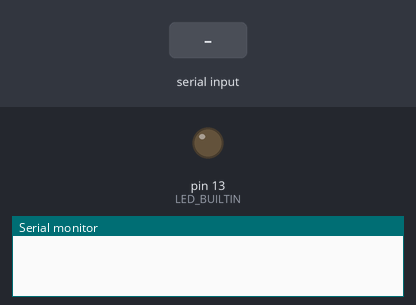
Bench run of a sketch on a simulated Arduino Uno, built with avr-gcc and run on an emulated ATmega328P. On the bench: output pins drawn as LEDs (lit = HIGH), the last lines printed to the serial monitor. The test bench sets the inputs (shaded band).

Above: at 1.2 s.
1.3 s: "1\n" received over Serial
At 1.8 s:
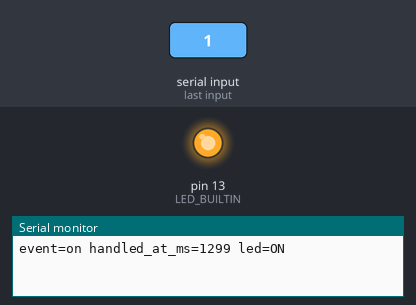
4.3 s: byte 48 ('0') received over Serial
At 5.3 s:
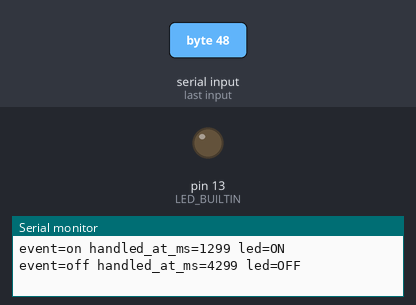
5.8 s: byte 98 ('b') received over Serial
At 5.9 s:
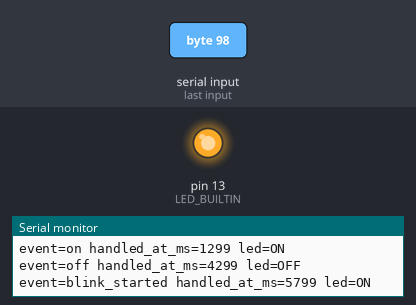
Timing chart, 0 to 8.8 s (numbered marks = the images above; inputs shaded):
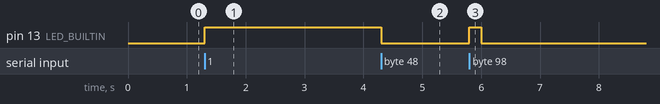

Measured:
- after the input at 1.3 s, pin 13 (LED_BUILTIN): LOW → HIGH at once
- after the input at 4.3 s, pin 13 (LED_BUILTIN): HIGH → LOW at once
- after the input at 5.8 s, pin 13 (LED_BUILTIN): LOW → HIGH at once, → LOW 0.20 s later

The sketch:

04_character_commands.ino
```cpp
// Lesson 02, Exercise 04: one byte is one command.
const unsigned long blinkOnMs = 200;
const unsigned long blinkOffMs = 800;
bool ledIsOn = false;

void setLed(bool on) {
  digitalWrite(LED_BUILTIN, on ? HIGH : LOW);
  ledIsOn = on;
}

void printReply(const char* event) {
  if (!Serial) {
    return;
  }
  const unsigned long handledAtMs = millis();
  Serial.print("event=");
  Serial.print(event);
  Serial.print(" handled_at_ms=");
  Serial.print(handledAtMs);
  Serial.print(" led=");
  Serial.println(ledIsOn ? "ON" : "OFF");
}

void printHelp() {
  if (Serial) {
    Serial.println("event=help commands=h:help,1:on,0:off,b:blink_once");
  }
}

void handleCommand(int command) {
  if (command == '\r' || command == '\n') {
    return;
  }

  if (command == 'h') {
    printHelp();
  } else if (command == '1') {
    setLed(true);
    printReply("on");
  } else if (command == '0') {
    setLed(false);
    printReply("off");
  } else if (command == 'b') {
    setLed(true);
    printReply("blink_started");
    delay(blinkOnMs);
    setLed(false);
    delay(blinkOffMs);
    printReply("blink_finished");
  } else {
    if (Serial) {
      Serial.print("event=error reason=unknown_command byte_decimal=");
      Serial.println(command);
    }
  }
}

void setup() {
  pinMode(LED_BUILTIN, OUTPUT);
  setLed(false);
  Serial.begin(115200);
}

void loop() {
  // Process at most one byte per loop call; never wait for input here.
  if (Serial.available() > 0) {
    const int command = Serial.read();
    if (command >= 0) {
      handleCommand(command);
    }
  }
}
```
